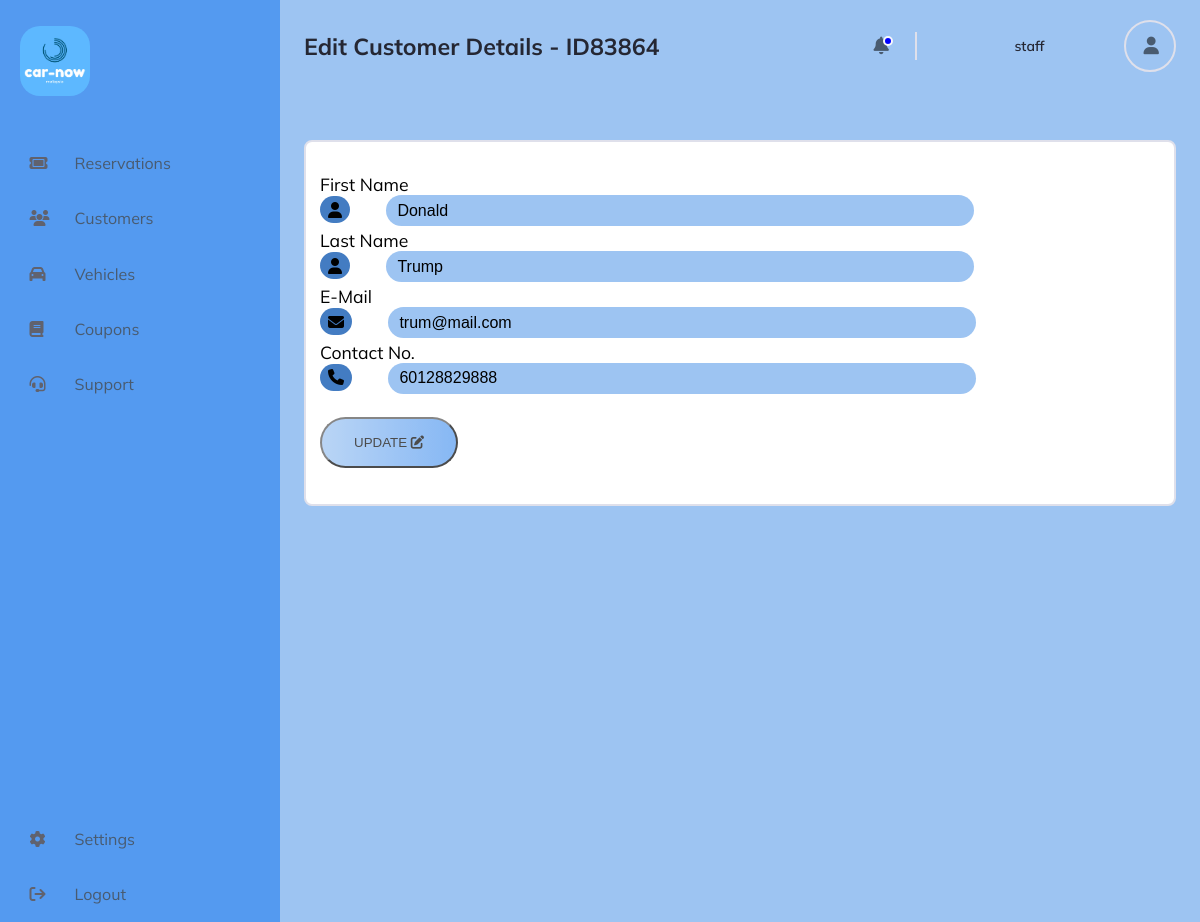
The page /CAR_RENTAL/ADMIN_DASHBOARD/edit_customer.php?id=83864 (signed in) on the database its author committed.
### tables this page shows
CREATE TABLE `staff` (
  `id` int(11) NOT NULL,
  `staff_id` int(11) DEFAULT NULL,
  `full_name` varchar(255) DEFAULT NULL,
  `email` varchar(255) NOT NULL,
  `username` varchar(255) NOT NULL,
  `password` varchar(255) NOT NULL,
  `date` timestamp NOT NULL DEFAULT current_timestamp()
);

CREATE TABLE `customer` (
  `customer_id` int(11) NOT NULL,
  `first_name` varchar(255) DEFAULT NULL,
  `last_name` varchar(255) DEFAULT NULL,
  `phone` varchar(20) DEFAULT NULL,
  `email` varchar(255) DEFAULT NULL,
  `last_updated` timestamp NOT NULL DEFAULT current_timestamp()
);

### CAR_RENTAL/FUNCTIONS/functions.php (called while the page is built, shortened)
<?php
function check_login($con)
{
	if(isset($_SESSION['staff_id']))
	{
		$id = $_SESSION['staff_id'];
		$query = "select * from staff where staff_id = '$id' limit 1";
		$result = mysqli_query($con,$query);
		if($result && mysqli_num_rows($result) > 0)
		{
			$user_data = mysqli_fetch_assoc($result);
			return $user_data;
		}
	}
	die;
}

### CAR_RENTAL/ADMIN_DASHBOARD/edit_customer.php (the view, shortened to what this page needs)
<?php
include("../FUNCTIONS/connection.php");
include("../FUNCTIONS/functions.php");
$user_data = check_login($con);
$customer_id = isset($_GET['id']) ? $_GET['id'] : '';
if (!empty($customer_id)) {
    $query = "SELECT * FROM customer WHERE customer_id = ?";
    $stmt = $con->prepare($query);
    $stmt->bind_param('i', $customer_id);
    $stmt->execute();
    $result = $stmt->get_result();
    if ($result->num_rows > 0) {
        $row = $result->fetch_assoc();
        $first_name = $row['first_name'];
        $last_name = $row['last_name'];
        $email = $row['email'];
        $phone = $row['phone'];
    } else {
        echo("Customer not found in database");
        header("refresh:2;url=./customers.php");
        die;
    }
} else {
    echo("id not found.");
    header("refresh:2;url=./customers.php");
    die;
}
?>
<!DOCTYPE html>
<html lang="en">
   <head>
      <link rel="stylesheet" href="add_new.css" />
      <link rel="stylesheet" href="https://use.fontawesome.com/releases/v5.15.1/css/all.css">
      <link rel="stylesheet" href="https://cdnjs.cloudflare.com/ajax/libs/font-awesome/4.7.0/css/font-awesome.min.css">
   </head>
   <body>
      <div class="sidebar">
         <div class="logo-container">
            <img src="../car-now-logo.png" width="70px" height="auto" style="border-radius: 20px;" alt="logo">
         </div>
         <nav class="sidebar-nav">
            <ul>
                <a href="reservations.php">
                    <li>
                        <i class="fa-solid fa-ticket"></i>
                        <p>Reservations</p>
                     </li>
                </a>
                <a href="./customers.php">
                    <li>
                    <i class="fa-solid fa-users"></i>
                    <p>Customers</p>
                    </li>
                </a>
                <a href="./vehicles.php">
                    <li>
                    <i class="fa-solid fa-car"></i>
                    <p>Vehicles</p>
                    </li>
                </a>
                <a href="./coupons.php">
                    <li>
                        <i class="fa-solid fa-book"></i>
                        <p>Coupons</p>
                     </li>
                </a>
                <a href="./support.php">
                  <li>
                     <i class="fa-solid fa-headset"></i>
                     <p>Support</p>
                  </li>
              </a>
             </ul>
             <ul>
                <a href="./settings.php">
                    <li>
                        <i class="fa-solid fa-gear"></i>
                        <p>Settings</p>
                    </li>
                </a>
               <a href="../FUNCTIONS/logout.php">
                <li>
                    <i class="fa-solid fa-sign-out"></i>
                    <p>Logout</p>
                 </li>
               </a>
            </ul>
         </nav>
      </div>
      <main>
         <header class="header">
            <h1>Edit Customer Details - ID<?php echo($customer_id); ?></h1>
            <div class="user">
               <div class="icons">
                  <i class="fa-solid fa-bell"></i>
               </div>
               <p class="name"><?php echo $user_data['username']; ?></p>
               <div class="user-img">
                  <i class="fa-solid fa-user"></i>
               </div>
            </div>
         </header>
         <div class="form-container">
            <form class="form" method="post" id="contact_form">
                <fieldset>
            <div class="form-group">
                <label>First Name</label>
                <div class="inputGroupContainer">
                    <div class="input-group">
                        <span class="input-icon"><i class="fa-solid fa-user"></i></span>
                        <input name="first_name" placeholder="First Name" class="input" type="text" value="<?php echo $first_name; ?>">
                    </div>
                </div>
            </div>
            <div class="form-group">
                <label>Last Name</label>
                <div class="inputGroupContainer">
                    <div class="input-group">
                        <span class="input-icon"><i class="fa-solid fa-user"></i></span>
                        <input name="last_name" placeholder="Last Name" class="input" type="text" value="<?php echo $last_name; ?>">
                    </div>
                </div>
            </div>
            <div class="form-group">
                <label>E-Mail</label>
                <div class="inputGroupContainer">
                    <div class="input-group">
                        <span class="input-icon"><i class="fa-solid fa-envelope"></i></span>
                        <input name="email" placeholder="E-Mail Address" class="input" type="email" value="<?php echo $email; ?>">
                    </div>
                </div>
            </div>
            <div class="form-group">
                <label>Contact No.</label>
                <div class="inputGroupContainer">
                    <div class="input-group">
                        <span class="input-icon"><i class="fa-solid fa-phone"></i></span>
                        <input name="phone" placeholder="(+60)" class="input" type="text" value="<?php echo $phone; ?>">
                    </div>
                </div>
            </div>
            <div class="form-group">
                <br>
                <button type="submit" class="submit-btn" >UPDATE <span class="fa-solid fa-edit"></span></button>
            </div>
            </fieldset>
        </form>
        </div>
      </main>
   </body>
</html>

### CAR_RENTAL/ADMIN_DASHBOARD/add_new.css (style rules this page uses)
*, *::after, *::before { box-sizing: border-box; --color1:#274870; --color2:#9DC4F2; --color3:#549AF0; --color4:#495B70; --color5:#437CC2; }
a { text-decoration: none; }
body { margin: 0; background-color: var(--color2); min-height: 100vh; height: 100%; display: grid; grid-template-columns: clamp(220px, 25%, 280px) 1fr; font-family: "mulish", sans-serif; }
h1, h2, p { margin: 0; }
main { grid-column-start: 2; display: grid; grid-template-rows: auto auto 1fr auto; grid-template-columns: repeat(8, 1fr); padding: 0 1.5rem 1.5rem; max-height: 100%; }
ul { list-style-type: none; margin: 0; padding: 0; }
.sidebar { grid-column-start: 1; display: flex; flex-direction: column; background: var(--color3); color: var(--color4); padding-top: 0.35rem; user-select: none; position: relative; }
.sidebar i { color: #60626e; margin-right: 1.25rem; margin-left: 0.75rem; min-width: 25px; }
.sidebar li { display: flex; align-items: center; padding: 1.1rem; font-weight: 400; color: var(--color4); }
.sidebar-nav > ul:first-child { padding: 0.5rem 0 0.75rem; }
.logo-container { padding: 1.25rem; padding-bottom: 1.75rem; position: relative; }
.sidebar-nav { display: flex; flex-direction: column; height: 100%; }
@media (min-height: 620px) { .sidebar { position: sticky; top: 0; left: 0; max-height: 100vh; min-height: min-content; } }
@media (min-height: 620px) { .sidebar-nav { justify-content: space-between; } }
header { display: grid; grid-template-columns: 1fr 320px; grid-row: 1; grid-column: 1 / -1; padding: 1rem 0; }
header *, header *::after { box-sizing: content-box; }
header h1 { font-size: 1.45rem; margin-top: auto; margin-bottom: auto; color: #252733; }
header i { color: var(--color4); font-size: 1.1rem; padding: 0.35rem; cursor: pointer; }
header i:last-child { margin-right: 1.25rem; margin-left: 0.75rem; }
.icons { border-right: 2px solid #dfe0eb; margin-right: 1.75rem; user-select: none; }
.fa-bell { position: relative; }
.fa-bell::after { content: ""; position: absolute; top: 0.25rem; left: 0.925rem; width: 6px; height: 6px; background: blue; border-radius: 50%; border: 2px solid #f7f8fc; }
.user-img { width: 48px; height: 48px; display: grid; place-items: center; border-radius: 50%; border: 2px solid #dfe0eb; margin-left: 0.6rem; }
header > div { display: flex; align-items: center; justify-content: space-between; padding: 0.25rem 1.25rem; padding-left: 0; padding-right: 0; }
.user { grid-column-start: 2; }
.name { font-size: 0.875rem; color: #252733; font-weight: 600; }
.form-container { margin-top: 3rem; border: 2px solid #dfe0eb; border-radius: 0.5rem; background: #fff; padding: 1.5rem 0; position: relative; grid-column: 1/-1; }
fieldset { border: none; }
.input-icon { background-color: #437CC2; padding: 0.2rem 0.5rem; border-radius: 3rem; }
.input { font-size: 1rem; width: 70%; padding: 0.4rem 0.7rem; border: none; border-radius: 1rem; background-color: var(--color2); margin-left: 2rem; }
label { font-size: 1.1rem; }
.form-group { padding: 0.1rem 0; }
.submit-btn { background-image: linear-gradient(to right, var(--color2) , var(--color3)); cursor: pointer; border-radius: 3rem; padding: 1rem 2rem; color: black; transition: 1000ms; opacity: 0.7; }
::placeholder { color: #4a5779; }
.inputGroupContainer { border-radius: 3rem; }

### rows shown on the page
staff: username "staff"
customer: first_name "Donald", last_name "Trump", email "trum@mail.com", phone "60128829888"

### other values the page prints
$customer_id "83864"
